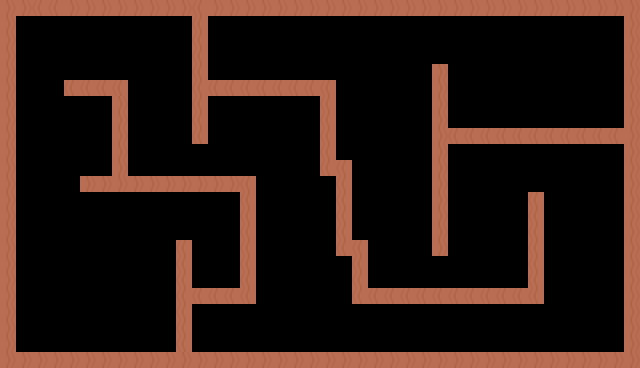

Tiled map render using the project's own tile images. Description and the whole map definition, tile-layer contents included, below:
An orthogonal 40x23 tile map with 16x16 px tiles, 1 tile layer (Tile Layer 1) and 29 objects (19x ColllisionRecs, 4x Diamond, 3x Fruit, Player, Shrinker, ...).

<map version="1.10" tiledversion="1.10.2" orientation="orthogonal" renderorder="right-down" width="40" height="23" tilewidth="16" tileheight="16" infinite="0" nextlayerid="4" nextobjectid="53">
 <tileset firstgid="1" source="maize.tsx" />
 <layer id="1" name="Tile Layer 1" width="40" height="23">
  <data encoding="csv">
2684354590,2684354590,1610612766,1610612766,2684354590,2684354590,2684354590,2684354590,2684354590,2684354590,2684354590,2684354590,1610612766,2684354590,2684354590,2684354590,2684354590,2684354590,2684354590,2684354590,2684354590,2684354590,2684354590,2684354590,2684354590,2684354590,2684354590,2684354590,2684354590,2684354590,2684354590,2684354590,2684354590,2684354590,2684354590,2684354590,2684354590,2684354590,2684354590,2684354590,
2684354590,0,0,0,0,0,0,0,0,0,0,0,1610612766,0,0,0,0,0,0,0,0,0,0,0,0,0,0,0,0,0,0,0,0,0,0,0,0,0,0,2684354590,
2684354590,0,0,0,0,0,0,0,0,0,0,0,1610612766,0,0,0,0,0,0,0,0,0,0,0,0,0,0,0,0,0,0,0,0,0,0,0,0,0,0,2684354590,
2684354590,0,0,0,0,0,0,0,0,0,0,0,1610612766,0,0,0,0,0,0,0,0,0,0,0,0,0,0,0,0,0,0,0,0,0,0,0,0,0,0,2684354590,
2684354590,0,0,0,0,0,0,0,0,0,0,0,1610612766,0,0,0,0,0,0,0,0,0,0,0,0,0,0,2684354590,0,0,0,0,0,0,0,0,0,0,0,2684354590,
2684354590,0,0,0,1610612766,1610612766,1610612766,1610612766,0,0,0,0,1610612766,1610612766,1610612766,1610612766,1610612766,1610612766,1610612766,1610612766,1610612766,0,0,0,0,0,0,2684354590,0,0,0,0,0,0,0,0,0,0,0,2684354590,
2684354590,0,0,0,0,0,0,2684354590,0,0,0,0,1610612766,0,0,0,0,0,0,0,1610612766,0,0,0,0,0,0,2684354590,0,0,0,0,0,0,0,0,0,0,0,2684354590,
2684354590,0,0,0,0,0,0,2684354590,0,0,0,0,1610612766,0,0,0,0,0,0,0,1610612766,0,0,0,0,0,0,2684354590,0,0,0,0,0,0,0,0,0,0,0,2684354590,
2684354590,0,0,0,0,0,0,2684354590,0,0,0,0,1610612766,0,0,0,0,0,0,0,1610612766,0,0,0,0,0,0,2684354590,1610612766,1610612766,1610612766,1610612766,1610612766,1610612766,1610612766,1610612766,1610612766,1610612766,1610612766,2684354590,
2684354590,0,0,0,0,0,0,2684354590,0,0,0,0,0,0,0,0,0,0,0,0,1610612766,0,0,0,0,0,0,2684354590,0,0,0,0,0,0,0,0,0,0,0,2684354590,
2684354590,0,0,0,0,0,0,2684354590,0,0,0,0,0,0,0,0,0,0,0,0,1610612766,1610612766,0,0,0,0,0,2684354590,0,0,0,0,0,0,0,0,0,0,0,2684354590,
2684354590,0,0,0,0,2684354590,2684354590,2684354590,2684354590,2684354590,2684354590,2684354590,2684354590,2684354590,2684354590,1610612766,0,0,0,0,0,1610612766,0,0,0,0,0,2684354590,0,0,0,0,0,0,0,0,0,0,0,2684354590,
2684354590,0,0,0,0,0,0,0,0,0,0,0,0,0,0,1610612766,0,0,0,0,0,1610612766,0,0,0,0,0,2684354590,0,0,0,0,0,1610612766,0,0,0,0,0,2684354590,
2684354590,0,0,0,0,0,0,0,0,0,0,0,0,0,0,1610612766,0,0,0,0,0,1610612766,0,0,0,0,0,2684354590,0,0,0,0,0,1610612766,0,0,0,0,0,2684354590,
2684354590,0,0,0,0,0,0,0,0,0,0,0,0,0,0,1610612766,0,0,0,0,0,1610612766,0,0,0,0,0,2684354590,0,0,0,0,0,1610612766,0,0,0,0,0,2684354590,
2684354590,0,0,0,0,0,0,0,0,0,0,1610612766,0,0,0,1610612766,0,0,0,0,0,1610612766,1610612766,0,0,0,0,2684354590,0,0,0,0,0,1610612766,0,0,0,0,0,2684354590,
2684354590,0,0,0,0,0,0,0,0,0,0,1610612766,0,0,0,1610612766,0,0,0,0,0,0,1610612766,0,0,0,0,0,0,0,0,0,0,1610612766,0,0,0,0,0,2684354590,
2684354590,0,0,0,0,0,0,0,0,0,0,1610612766,0,0,0,1610612766,0,0,0,0,0,0,1610612766,0,0,0,0,0,0,0,0,0,0,1610612766,0,0,0,0,0,2684354590,
2684354590,0,0,0,0,0,0,0,0,0,0,1610612766,1610612766,1610612766,1610612766,1610612766,0,0,0,0,0,0,1610612766,1610612766,1610612766,1610612766,1610612766,1610612766,1610612766,1610612766,1610612766,1610612766,1610612766,1610612766,0,0,0,0,0,2684354590,
2684354590,0,0,0,0,0,0,0,0,0,0,1610612766,0,0,0,0,0,0,0,0,0,0,0,0,0,0,0,0,0,0,0,0,0,0,0,0,0,0,0,2684354590,
2684354590,0,0,0,0,0,0,0,0,0,0,1610612766,0,0,0,0,0,0,0,0,0,0,0,0,0,0,0,0,0,0,0,0,0,0,0,0,0,0,0,2684354590,
2684354590,0,0,0,0,0,0,0,0,0,0,1610612766,0,0,0,0,0,0,0,0,0,0,0,0,0,0,0,0,0,0,0,0,0,0,0,0,0,0,0,2684354590,
2684354590,2684354590,2684354590,2684354590,2684354590,2684354590,2684354590,2684354590,2684354590,2684354590,2684354590,2684354590,2684354590,2684354590,2684354590,2684354590,2684354590,2684354590,2684354590,2684354590,2684354590,2684354590,2684354590,2684354590,2684354590,2684354590,2684354590,2684354590,2684354590,2684354590,2684354590,2684354590,2684354590,2684354590,2684354590,2684354590,2684354590,2684354590,2684354590,2684354590
</data>
 </layer>
 <objectgroup id="2" name="Spawnpoints">
  <object id="1" name="Player" type="Player" x="550.292" y="52.014" width="16" height="16" />
  <object id="2" name="Orange" type="Fruit" x="376.571" y="135.767" width="16.6667" height="16" />
  <object id="3" name="Diamond" type="Diamond" x="82.7078" y="112.985" width="16.6667" height="16" />
  <object id="4" name="Shrinker" type="Shrinker" x="270.663" y="157.275" width="15.1667" height="15.5" />
  <object id="5" name="Orange" type="Fruit" x="218.539" y="324.69" width="15" height="15" />
  <object id="6" name="Orange" type="Fruit" x="534.194" y="322.789" width="15" height="15" />
  <object id="19" name="Diamond" type="Diamond" x="220.75" y="110.051" width="16.6667" height="16" />
  <object id="20" name="Diamond" type="Diamond" x="496.333" y="105.333" width="16.6667" height="16" />
  <object id="21" name="Diamond" type="Diamond" x="293.234" y="43.1737" width="16.6667" height="16" />
  <object id="31" name="trophy" type="trophy" x="90.9579" y="318.216" width="23.1364" height="28.5909" />
 </objectgroup>
 <objectgroup id="3" name="Collisions">
  <object id="7" name="ColllisionRecs" type="ColllisionRecs" x="-2.25" y="4.625" width="621.333" height="10.0943" />
  <object id="8" name="ColllisionRecs" type="ColllisionRecs" x="2" y="352" width="624.333" height="5.33333" />
  <object id="13" name="ColllisionRecs" type="ColllisionRecs" x="80.4168" y="177" width="175.916" height="14.8333" />
  <object id="26" name="ColllisionRecs" type="ColllisionRecs" x="620.667" y="16" width="16" height="336" />
  <object id="27" name="ColllisionRecs" type="ColllisionRecs" x="1.33333" y="18.6667" width="16" height="336" />
  <object id="28" name="ColllisionRecs" type="ColllisionRecs" x="432.833" y="65.8333" width="16" height="190" />
  <object id="38" name="ColllisionRecs" type="ColllisionRecs" x="191.752" y="81.2573" width="141.399" height="14.8333" />
  <object id="39" name="ColllisionRecs" type="ColllisionRecs" x="352.436" y="287.767" width="190.199" height="14.8333" />
  <object id="40" name="ColllisionRecs" type="ColllisionRecs" x="451.525" y="128.272" width="168.18" height="14.8333" />
  <object id="41" name="ColllisionRecs" type="ColllisionRecs" x="62.6093" y="81.8525" width="65.2222" height="14.8333" />
  <object id="42" name="ColllisionRecs" type="ColllisionRecs" x="192.347" y="287.767" width="65.2222" height="14.8333" />
  <object id="44" name="ColllisionRecs" type="ColllisionRecs" x="191.368" y="17.4791" width="16" height="125.131" />
  <object id="45" name="ColllisionRecs" type="ColllisionRecs" x="528.805" y="194.827" width="16" height="92.3991" />
  <object id="46" name="ColllisionRecs" type="ColllisionRecs" x="336.579" y="161.5" width="16" height="92.3991" />
  <object id="47" name="ColllisionRecs" type="ColllisionRecs" x="352.052" y="240.652" width="16" height="46.5743" />
  <object id="48" name="ColllisionRecs" type="ColllisionRecs" x="319.915" y="81.7528" width="16" height="92.3991" />
  <object id="49" name="ColllisionRecs" type="ColllisionRecs" x="175.299" y="242.735" width="16" height="106.682" />
  <object id="50" name="ColllisionRecs" type="ColllisionRecs" x="112.216" y="94.5481" width="16" height="81.0916" />
  <object id="52" name="ColllisionRecs" type="ColllisionRecs" x="239.573" y="190.066" width="16" height="94.7795" />
 </objectgroup>
</map>
